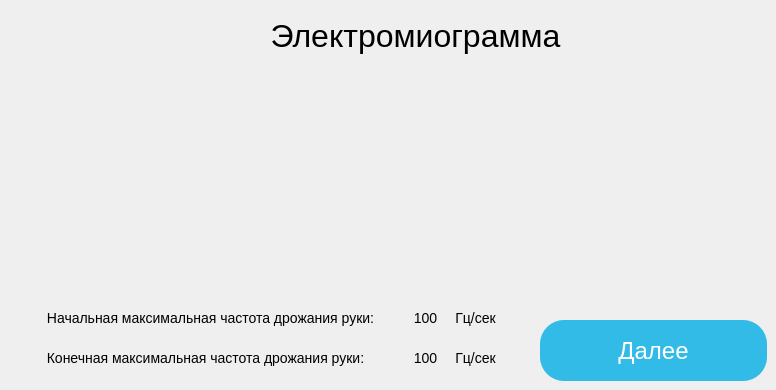
      <widget class="QWidget" name="page_14">
       <widget class="QLabel" name="main_label_12">
        <property name="geometry">
         <rect>
          <x>240</x>
          <y>10</y>
          <width>351</width>
          <height>51</height>
         </rect>
        </property>
        <property name="styleSheet">
         <string notr="true">width: 545px;
height: 39px;
left: 128px;
top: 31px;

font-family: 'Graduate';
font-style: normal;
font-weight: 400;
font-size: 32px;
line-height: 36px;
text-align: center;

color: #000000;

mix-blend-mode: darken;</string>
        </property>
        <property name="text">
         <string>Электромиограмма</string>
        </property>
        <property name="alignment">
         <set>Qt::AlignCenter</set>
        </property>
        <property name="wordWrap">
         <bool>true</bool>
        </property>
       </widget>
       <widget class="QPushButton" name="next_pushButton_13">
        <property name="geometry">
         <rect>
          <x>540</x>
          <y>320</y>
          <width>227</width>
          <height>61</height>
         </rect>
        </property>
        <property name="styleSheet">
         <string notr="true">width: 227px;
height: 61px;
left: 287px;
top: 257px;

background: #33BBE7;
box-shadow: 0px 4px 4px rgba(0, 0, 0, 0.25), 0px 4px 4px rgba(0, 0, 0, 0.25);
border-radius: 24px;

font-family: 'Hind';
font-style: normal;
font-weight: 400;
font-size: 24px;
line-height: 38px;
text-align: center;

color: #FFFFFF;</string>
        </property>
        <property name="text">
         <string>Далее</string>
        </property>
       </widget>
       <widget class="QLabel" name="measure_1_label">
        <property name="geometry">
         <rect>
          <x>450</x>
          <y>310</y>
          <width>51</width>
          <height>16</height>
         </rect>
        </property>
        <property name="styleSheet">
         <string notr="true">position: absolute;
width: 392px;
height: 46px;
left: 52px;
top: 403px;

font-family: 'Graduate';
font-style: normal;
font-weight: 400;
font-size: 14px;
line-height: 23px;
text-align: center;

color: #000000;</string>
        </property>
        <property name="text">
         <string>Гц/сек</string>
        </property>
        <property name="alignment">
         <set>Qt::AlignCenter</set>
        </property>
        <property name="wordWrap">
         <bool>true</bool>
        </property>
       </widget>
       <widget class="QLabel" name="measure_2_label">
        <property name="geometry">
         <rect>
          <x>450</x>
          <y>350</y>
          <width>51</width>
          <height>16</height>
         </rect>
        </property>
        <property name="styleSheet">
         <string notr="true">position: absolute;
width: 392px;
height: 46px;
left: 52px;
top: 403px;

font-family: 'Graduate';
font-style: normal;
font-weight: 400;
font-size: 14px;
line-height: 23px;
text-align: center;

color: #000000;</string>
        </property>
        <property name="text">
         <string>Гц/сек</string>
        </property>
        <property name="alignment">
         <set>Qt::AlignCenter</set>
        </property>
        <property name="wordWrap">
         <bool>true</bool>
        </property>
       </widget>
       <widget class="QLabel" name="value_2_label">
        <property name="geometry">
         <rect>
          <x>410</x>
          <y>310</y>
          <width>31</width>
          <height>16</height>
         </rect>
        </property>
        <property name="styleSheet">
         <string notr="true">position: absolute;
width: 392px;
height: 46px;
left: 52px;
top: 403px;

font-family: 'Graduate';
font-style: normal;
font-weight: 400;
font-size: 14px;
line-height: 23px;
text-align: center;

color: #000000;</string>
        </property>
        <property name="text">
         <string>100</string>
        </property>
        <property name="alignment">
         <set>Qt::AlignCenter</set>
        </property>
        <property name="wordWrap">
         <bool>true</bool>
        </property>
       </widget>
       <widget class="QLabel" name="value_1_label">
        <property name="geometry">
         <rect>
          <x>410</x>
          <y>350</y>
          <width>31</width>
          <height>16</height>
         </rect>
        </property>
        <property name="styleSheet">
         <string notr="true">position: absolute;
width: 392px;
height: 46px;
left: 52px;
top: 403px;

font-family: 'Graduate';
font-style: normal;
font-weight: 400;
font-size: 14px;
line-height: 23px;
text-align: center;

color: #000000;</string>
        </property>
        <property name="text">
         <string>100</string>
        </property>
        <property name="alignment">
         <set>Qt::AlignCenter</set>
        </property>
        <property name="wordWrap">
         <bool>true</bool>
        </property>
       </widget>
       <widget class="QLabel" name="description_1_label">
        <property name="geometry">
         <rect>
          <x>20</x>
          <y>310</y>
          <width>381</width>
          <height>16</height>
         </rect>
        </property>
        <property name="styleSheet">
         <string notr="true">position: absolute;
width: 392px;
height: 46px;
left: 52px;
top: 403px;

font-family: 'Graduate';
font-style: normal;
font-weight: 400;
font-size: 14px;
line-height: 23px;
text-align: center;

color: #000000;</string>
        </property>
        <property name="text">
         <string>Начальная максимальная частота дрожания руки:</string>
        </property>
        <property name="alignment">
         <set>Qt::AlignCenter</set>
        </property>
        <property name="wordWrap">
         <bool>true</bool>
        </property>
       </widget>
       <widget class="QLabel" name="description_2_label">
        <property name="geometry">
         <rect>
          <x>20</x>
          <y>350</y>
          <width>371</width>
          <height>16</height>
         </rect>
        </property>
        <property name="styleSheet">
         <string notr="true">position: absolute;
width: 392px;
height: 46px;
left: 52px;
top: 403px;

font-family: 'Graduate';
font-style: normal;
font-weight: 400;
font-size: 14px;
line-height: 23px;
text-align: center;

color: #000000;</string>
        </property>
        <property name="text">
         <string>Конечная максимальная частота дрожания руки:</string>
        </property>
        <property name="alignment">
         <set>Qt::AlignCenter</set>
        </property>
        <property name="wordWrap">
         <bool>true</bool>
        </property>
       </widget>
      </widget>
